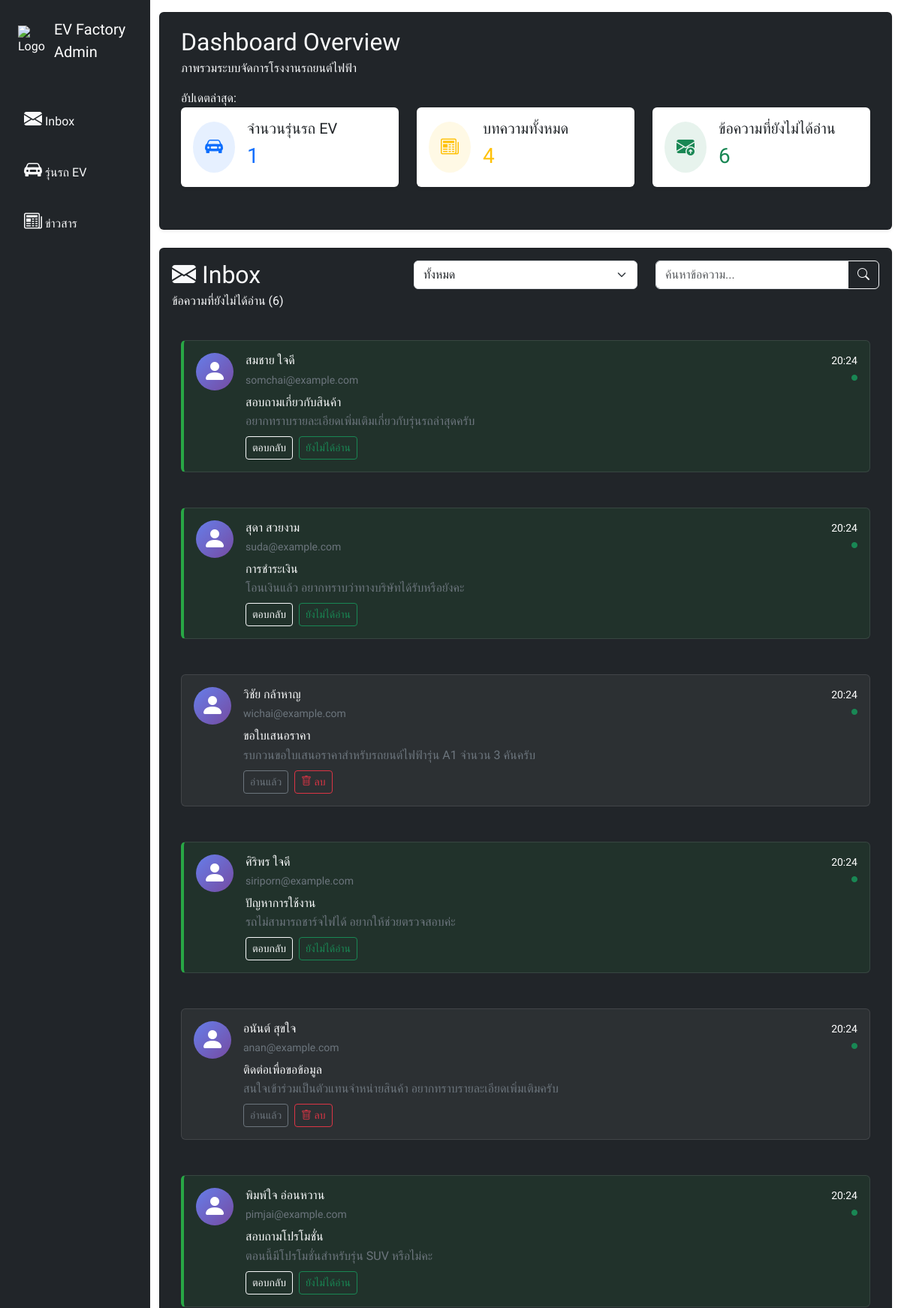
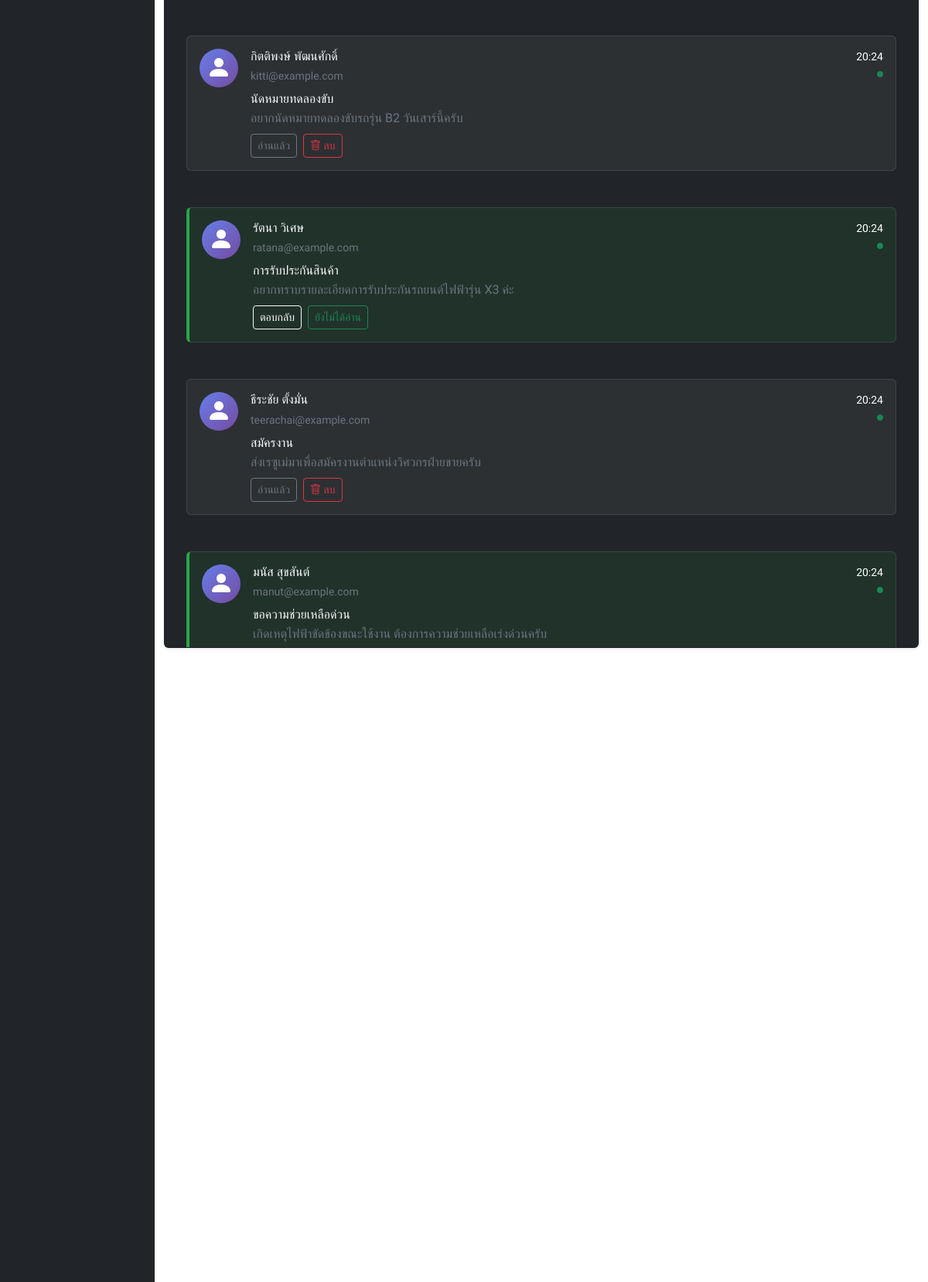
/admin/ (signed in, upper part), run on the app's committed database (2 pictures, top to bottom).
### tables this page shows
CREATE TABLE `email_tb` (
  `email_id` int(11) NOT NULL,
  `email_name` varchar(255) NOT NULL,
  `email_back` varchar(255) NOT NULL,
  `email_title` text NOT NULL,
  `email_status` varchar(10) NOT NULL,
  `email_detail` text NOT NULL,
  `email_datetime` datetime NOT NULL
);

### admin/index.php (the view, shortened to what this page needs)
<?php
include('../functions/config.php');
?>
<!DOCTYPE html>
<html lang="en">
<head>
  <?php
  include('../include/header_admin.php');
  ?>
</head>
<body>
  <div class="container-fluid">
    <div class="row flex-nowrap">
      <?php
      include('../include/sidebar_admin.php');
      ?>
      <div class="container-fluid col py-3">
        <?php
        include('../include/navbar_admin.php');
        ?>
        <?php
        $sort = "";
        $sql = "SELECT * FROM email_tb WHERE 1";
        $query = $conn->query($sql);
        ?>
        <div class="card shadow-sm bg-dark mt-4 overflow-auto " style="height: 62vh;">
          <div class="card-body text-white">
            <form action="" method="post">
              <div class="row mb-4">
                <div class="col-md-4 col-12">
                  <h2 class="text-light mb-1">
                    <i class="bi-envelope-fill me-2"></i>Inbox
                  </h2>
                  <p class="text-light">ข้อความที่ยังไม่ได้อ่าน (<?= $unreadMessages ?>)</p>
                </div>
                <div class="col-md-4 col-12 ">
                  <div class="input-group">
                    <select name="sort" class="form-select" id="">
                      <option value="" <?= $sort == "" ? "selected" : "" ?>>ทั้งหมด</option>
                    </select>
                  </div>
                </div>
                <div class="col-md-4 col-12 mt-md-0 mt-2">
                  <div class="input-group">
                    <input type="text" class="form-control search-bar" name="search" placeholder="ค้นหาข้อความ..." aria-label="Search">
                    <button class="btn btn-outline-light" type="submit">
                      <i class="bi-search"></i>
                    </button>
                  </div>
                </div>
              </div>
            </form>
            <div class="container-fluid">
              <div class="row g-3">
                <?php
                if ($query->num_rows > 0) {
                  while ($row = $query->fetch_assoc()) {
                    $modalId = "messageModal" . $row['email_id'];
                ?>
                    <div class="col-12 col-md-12">
                      <div class="message-item <?= $row['email_status'] == "unread" ? "unread" : "read" ?> p-3 rounded"
                        data-bs-toggle="modal"
                        data-bs-target="#<?= $modalId ?>">
                        <div class="d-flex flex-column flex-sm-row">
                          <div class="message-avatar me-0 me-sm-3 mb-2 mb-sm-0 text-center">
                            <i class="bi-person-fill fs-2"></i>
                          </div>
                          <div class="flex-grow-1">
                            <div class="d-flex justify-content-between align-items-start mb-2 flex-wrap">
                              <div>
                                <h6 class="mb-1 text-light"><?= htmlspecialchars($row['email_name']) ?></h6>
                                <small class="text-secondary"><?= htmlspecialchars($row['email_back']) ?></small>
                              </div>
                              <div class="text-end small">
                                <div class="message-time">
                                  <?= date("H:i", strtotime($row['email_datetime'])) ?>
                                </div>
                                <i class="bi-circle-fill text-success" style="font-size: 8px;"></i>
                              </div>
                            </div>
                            <h6 class="text-light mb-1"><?= htmlspecialchars($row['email_title']) ?></h6>
                            <p class="text-secondary mb-2">
                              <?= mb_strimwidth($row['email_detail'], 0, 80, "...") ?>
                            </p>
                            <div class="d-flex gap-2 flex-wrap">
                              <?php
                              if ($row['email_status'] == "unread") {
                                echo '<button class="btn btn-sm btn-outline-light">ตอบกลับ</button>';
                              }
                              ?>
                              <?php if ($row['email_status'] == "unread"): ?>
                                <button class="btn btn-sm btn-outline-success">ยังไม่ได้อ่าน</button>
                              <?php else: ?>
                                <button class="btn btn-sm btn-outline-secondary">อ่านแล้ว</button>
                                <form action="../functions/fn_deleteemail.php" method="post" onsubmit="return confirm('คุณแน่ใจหรือไม่ที่จะลบข้อความนี้?');">
                                  <button type="submit" class="btn btn-sm btn-outline-danger">
                                    <i class="bi bi-trash"></i> ลบ
                                  </button>
                                </form>
                              <?php endif; ?>
                            </div>
                          </div>
                        </div>
                      </div>
                    </div>
              </div>
            </div>
          </div>
        </div>
    <?php
                  }
                }
    ?>
</body>
</html>

### assets/custom/style_admin.css (style rules this page uses)
* { margin: 0; padding: 0; box-sizing: border-box; font-family: "Kanit", sans-serif; font-weight: 400; font-style: normal; }
body { background-image: url('../images/background.png'); background-size: cover; background-position: center; background-repeat: no-repeat; position: relative; color: white; }
.message-avatar { width: 50px; height: 50px; background: linear-gradient(135deg, #667eea, #764ba2); border-radius: 50%; display: flex; align-items: center; justify-content: center; color: white; font-weight: bold; }
.message-item { background: rgba(255, 255, 255, 0.05); border: 1px solid rgba(255, 255, 255, 0.1); border-radius: 12px; transition: all 0.3s ease; margin-bottom: 15px; padding: 20px; }
.message-item.unread { border-left: 4px solid #28a745; background: rgba(40, 167, 69, 0.1); }

### data on the page
email_tb: email_name "สมชาย ใจดี", email_back "somchai@example.com", email_datetime "20:24", email_title "สอบถามเกี่ยวกับสินค้า", email_detail "อยากทราบรายละเอียดเพิ่มเติมเกี่ยวกับรุ่นรถล่าสุดครับ", email_status "ตอบกลับ"
email_tb: email_name "สุดา สวยงาม", email_back "suda@example.com", email_datetime "20:24", email_title "การชำระเงิน", email_detail "โอนเงินแล้ว อยากทราบว่าทางบริษัทได้รับหรือยังคะ", email_status "ตอบกลับ"
email_tb: email_name "วิชัย กล้าหาญ", email_back "wichai@example.com", email_datetime "20:24", email_title "ขอใบเสนอราคา", email_detail "รบกวนขอใบเสนอราคาสำหรับรถยนต์ไฟฟ้ารุ่น A1 จำนวน 3 คันครับ"
email_tb: email_name "ศิริพร ใจดี", email_back "siriporn@example.com", email_datetime "20:24", email_title "ปัญหาการใช้งาน", email_detail "รถไม่สามารถชาร์จไฟได้ อยากให้ช่วยตรวจสอบค่ะ", email_status "ตอบกลับ"
email_tb: email_name "อนันต์ สุขใจ", email_back "anan@example.com", email_datetime "20:24", email_title "ติดต่อเพื่อขอข้อมูล", email_detail "สนใจเข้าร่วมเป็นตัวแทนจำหน่ายสินค้า อยากทราบรายละเอียดเพิ่มเติมครับ"
email_tb: email_name "พิมพ์ใจ อ่อนหวาน", email_back "pimjai@example.com", email_datetime "20:24", email_title "สอบถามโปรโมชั่น", email_detail "ตอนนี้มีโปรโมชั่นสำหรับรุ่น SUV หรือไม่คะ", email_status "ตอบกลับ"
email_tb: email_name "กิตติพงษ์ พัฒนศักดิ์", email_back "kitti@example.com", email_datetime "20:24", email_title "นัดหมายทดลองขับ", email_detail "อยากนัดหมายทดลองขับรถรุ่น B2 วันเสาร์นี้ครับ"
email_tb: email_name "รัตนา วิเศษ", email_back "ratana@example.com", email_datetime "20:24", email_title "การรับประกันสินค้า", email_detail "อยากทราบรายละเอียดการรับประกันรถยนต์ไฟฟ้ารุ่น X3 ค่ะ", email_status "ตอบกลับ"
email_tb: email_name "ธีระชัย ตั้งมั่น", email_back "teerachai@example.com", email_datetime "20:24", email_title "สมัครงาน", email_detail "ส่งเรซูเม่มาเพื่อสมัครงานตำแหน่งวิศวกรฝ่ายขายครับ"
email_tb: email_name "มนัส สุขสันต์", email_back "manut@example.com", email_datetime "20:24", email_title "ขอความช่วยเหลือด่วน", email_detail "เกิดเหตุไฟฟ้าขัดข้องขณะใช้งาน ต้องการความช่วยเหลือเร่งด่วนครับ"

### other printed values
$totalCars "1"
$totalArticles "4"
$unreadMessages "6"
